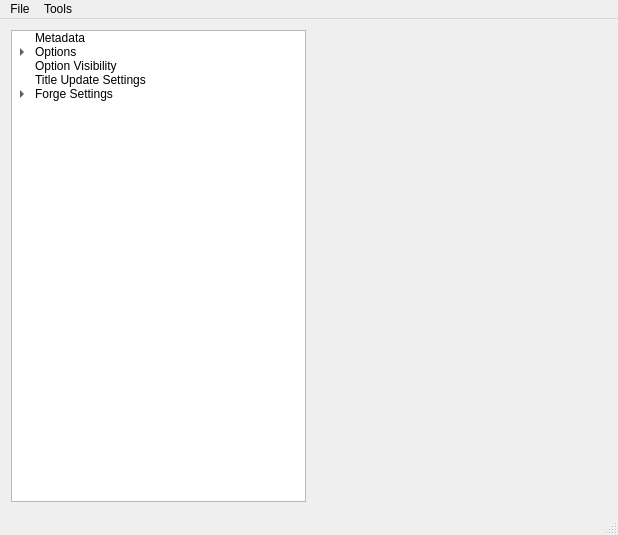
<?xml version="1.0" encoding="UTF-8"?>
<ui version="4.0">
 <class>ReachVariantToolClass</class>
 <widget class="QMainWindow" name="ReachVariantToolClass">
  <property name="geometry">
   <rect>
    <x>0</x>
    <y>0</y>
    <width>618</width>
    <height>535</height>
   </rect>
  </property>
  <property name="windowTitle">
   <string>ReachVariantTool</string>
  </property>
  <property name="unifiedTitleAndToolBarOnMac">
   <bool>false</bool>
  </property>
  <widget class="QWidget" name="centralWidget">
   <layout class="QHBoxLayout" name="horizontalLayout_2">
    <item>
     <widget class="QTreeWidget" name="MainTreeview">
      <property name="editTriggers">
       <set>QAbstractItemView::NoEditTriggers</set>
      </property>
      <property name="tabKeyNavigation">
       <bool>false</bool>
      </property>
      <property name="showDropIndicator" stdset="0">
       <bool>false</bool>
      </property>
      <property name="dragDropMode">
       <enum>QAbstractItemView::NoDragDrop</enum>
      </property>
      <property name="alternatingRowColors">
       <bool>false</bool>
      </property>
      <attribute name="headerVisible">
       <bool>false</bool>
      </attribute>
      <column>
       <property name="text">
        <string>Navigation</string>
       </property>
       <property name="font">
        <font>
         <weight>75</weight>
         <bold>true</bold>
        </font>
       </property>
      </column>
      <item>
       <property name="text">
        <string comment="MainTreeview" extracomment="metadata">Metadata</string>
       </property>
       <property name="flags">
        <set>ItemIsSelectable|ItemIsEnabled</set>
       </property>
      </item>
      <item>
       <property name="text">
        <string comment="MainTreeview">Options</string>
       </property>
       <property name="flags">
        <set>ItemIsSelectable|ItemIsEnabled</set>
       </property>
       <item>
        <property name="text">
         <string comment="MainTreeview" extracomment="options-general">General Settings</string>
        </property>
        <property name="flags">
         <set>ItemIsSelectable|ItemIsEnabled</set>
        </property>
       </item>
       <item>
        <property name="text">
         <string comment="MainTreeview" extracomment="options-respawn">Respawn Settings</string>
        </property>
        <property name="flags">
         <set>ItemIsSelectable|ItemIsEnabled</set>
        </property>
        <item>
         <property name="text">
          <string>Respawn Traits</string>
         </property>
        </item>
       </item>
       <item>
        <property name="text">
         <string comment="MainTreeview" extracomment="options-social">Social Settings</string>
        </property>
        <property name="flags">
         <set>ItemIsSelectable|ItemIsEnabled</set>
        </property>
       </item>
       <item>
        <property name="text">
         <string comment="MainTreeview" extracomment="options-map">Map and Game Settings</string>
        </property>
        <property name="flags">
         <set>ItemIsSelectable|ItemIsEnabled</set>
        </property>
        <item>
         <property name="text">
          <string>Base Player Traits</string>
         </property>
        </item>
        <item>
         <property name="text">
          <string>Red Powerup Traits</string>
         </property>
         <property name="toolTip">
          <string>Control the player traits applied by the Overshield powerup.</string>
         </property>
        </item>
        <item>
         <property name="text">
          <string>Blue Powerup Traits</string>
         </property>
         <property name="toolTip">
          <string>Control the player traits applied by the Active Camo powerup.</string>
         </property>
        </item>
        <item>
         <property name="text">
          <string>Custom Powerup Traits</string>
         </property>
        </item>
       </item>
       <item>
        <property name="text">
         <string comment="MainTreeview" extracomment="options-team">Team Settings</string>
        </property>
        <property name="flags">
         <set>ItemIsSelectable|ItemIsEnabled</set>
        </property>
       </item>
       <item>
        <property name="text">
         <string comment="MainTreeview" extracomment="options-loadout">Loadout Settings</string>
        </property>
        <property name="flags">
         <set>ItemIsSelectable|ItemIsEnabled</set>
        </property>
        <item>
         <property name="text">
          <string>Spartan Tier 1</string>
         </property>
        </item>
        <item>
         <property name="text">
          <string>Spartan Tier 2</string>
         </property>
        </item>
        <item>
         <property name="text">
          <string>Spartan Tier 3</string>
         </property>
        </item>
        <item>
         <property name="text">
          <string>Elite Tier 1</string>
         </property>
        </item>
        <item>
         <property name="text">
          <string>Elite Tier 2</string>
         </property>
        </item>
        <item>
         <property name="text">
          <string>Elite Tier 3</string>
         </property>
        </item>
       </item>
       <item>
        <property name="text">
         <string comment="MainTreeview" extracomment="options-script">Script-Specific Options</string>
        </property>
        <property name="flags">
         <set>ItemIsSelectable|ItemIsEnabled</set>
        </property>
       </item>
      </item>
      <item>
       <property name="text">
        <string comment="MainTreeview">Option Visibility</string>
       </property>
       <property name="toolTip">
        <string>Control which options are visible and enabled in the in-game menus.</string>
       </property>
      </item>
      <item>
       <property name="text">
        <string comment="MainTreeview">Title Update Settings</string>
       </property>
       <property name="toolTip">
        <string>Modify developer-only settings added as part of Title Update 1, including bloom, armor ability configuration, and pistol settings.</string>
       </property>
      </item>
      <item>
       <property name="text">
        <string comment="MainTreeview">Forge Settings</string>
       </property>
       <item>
        <property name="text">
         <string comment="MainTreeview">Editor Traits</string>
        </property>
       </item>
      </item>
     </widget>
    </item>
    <item>
     <widget class="QStackedWidget" name="MainContentView">
      <property name="currentIndex">
       <number>0</number>
      </property>
      <widget class="QWidget" name="PageGameVariantHeader">
       <layout class="QGridLayout" name="gridLayout">
        <item row="0" column="0">
         <widget class="PageMPMetadata" name="pageContentMetadata" native="true"/>
        </item>
       </layout>
      </widget>
      <widget class="QWidget" name="PageOptionsGeneral">
       <layout class="QGridLayout" name="gridLayout_2">
        <item row="0" column="0">
         <widget class="PageMPSettingsGeneral" name="pageContentGeneral" native="true"/>
        </item>
       </layout>
      </widget>
      <widget class="QWidget" name="PageOptionsRespawn">
       <layout class="QGridLayout" name="gridLayout_3">
        <item row="13" column="0">
         <widget class="PageMPSettingsRespawn" name="pageContentRespawn" native="true"/>
        </item>
       </layout>
      </widget>
      <widget class="QWidget" name="PageOptionsSocial">
       <layout class="QGridLayout" name="gridLayout_4">
        <item row="8" column="0">
         <widget class="PageMPSettingsSocial" name="pageContentSocial" native="true"/>
        </item>
       </layout>
      </widget>
      <widget class="QWidget" name="PageOptionsMap">
       <layout class="QGridLayout" name="gridLayout_5">
        <item row="12" column="0">
         <widget class="PageMPSettingsMapAndGame" name="pageContentMap" native="true"/>
        </item>
       </layout>
      </widget>
      <widget class="QWidget" name="PageOptionsTeam">
       <layout class="QGridLayout" name="gridLayout_6">
        <item row="3" column="0">
         <widget class="PageMPSettingsTeamOverall" name="pageContentTeam" native="true"/>
        </item>
       </layout>
      </widget>
      <widget class="QWidget" name="PageOptionsLoadout">
       <layout class="QGridLayout" name="gridLayout_7">
        <item row="3" column="0">
         <widget class="PageMPSettingsLoadoutsOverall" name="pageContentLoadout" native="true"/>
        </item>
       </layout>
      </widget>
      <widget class="QWidget" name="PageOptionsScripted"/>
      <widget class="QWidget" name="PageEditPlayerTraits">
       <layout class="QGridLayout" name="gridLayout_9">
        <property name="topMargin">
         <number>0</number>
        </property>
        <property name="bottomMargin">
         <number>0</number>
        </property>
        <item row="0" column="0">
         <widget class="PagePlayerTraits" name="pageContentPlayerTraits" native="true"/>
        </item>
       </layout>
      </widget>
      <widget class="QWidget" name="PageSpecificTeamConfig">
       <layout class="QGridLayout" name="gridLayout_21">
        <item row="0" column="0">
         <widget class="PageMPSettingsTeamSpecific" name="pageContentTeamConfig" native="true"/>
        </item>
       </layout>
      </widget>
      <widget class="QWidget" name="PageLoadoutPalette">
       <layout class="QGridLayout" name="gridLayout_15">
        <item row="0" column="0">
         <widget class="QToolBox" name="toolBox">
          <property name="frameShadow">
           <enum>QFrame::Plain</enum>
          </property>
          <property name="currentIndex">
           <number>0</number>
          </property>
          <widget class="QWidget" name="loadout1">
           <property name="geometry">
            <rect>
             <x>0</x>
             <y>0</y>
             <width>65</width>
             <height>16</height>
            </rect>
           </property>
           <attribute name="label">
            <string>Loadout 1</string>
           </attribute>
           <layout class="QGridLayout" name="gridLayout_16">
            <property name="leftMargin">
             <number>0</number>
            </property>
            <property name="topMargin">
             <number>0</number>
            </property>
            <property name="rightMargin">
             <number>0</number>
            </property>
            <property name="bottomMargin">
             <number>0</number>
            </property>
            <item row="0" column="0">
             <widget class="LoadoutForm" name="loadout1Content" native="true">
              <property name="loadoutIndex" stdset="0">
               <UInt>0</UInt>
              </property>
             </widget>
            </item>
           </layout>
          </widget>
          <widget class="QWidget" name="loadout2">
           <property name="geometry">
            <rect>
             <x>0</x>
             <y>0</y>
             <width>100</width>
             <height>30</height>
            </rect>
           </property>
           <attribute name="label">
            <string>Loadout 2</string>
           </attribute>
           <layout class="QGridLayout" name="gridLayout_17">
            <property name="leftMargin">
             <number>0</number>
            </property>
            <property name="topMargin">
             <number>0</number>
            </property>
            <property name="rightMargin">
             <number>0</number>
            </property>
            <property name="bottomMargin">
             <number>0</number>
            </property>
            <item row="0" column="0">
             <widget class="LoadoutForm" name="loadout2Content" native="true">
              <property name="loadoutIndex" stdset="0">
               <UInt>1</UInt>
              </property>
             </widget>
            </item>
           </layout>
          </widget>
          <widget class="QWidget" name="loadout3">
           <property name="geometry">
            <rect>
             <x>0</x>
             <y>0</y>
             <width>100</width>
             <height>30</height>
            </rect>
           </property>
           <attribute name="label">
            <string>Loadout 3</string>
           </attribute>
           <layout class="QGridLayout" name="gridLayout_18">
            <property name="leftMargin">
             <number>0</number>
            </property>
            <property name="topMargin">
             <number>0</number>
            </property>
            <property name="rightMargin">
             <number>0</number>
            </property>
            <property name="bottomMargin">
             <number>0</number>
            </property>
            <item row="0" column="0">
             <widget class="LoadoutForm" name="loadout3Content" native="true">
              <property name="loadoutIndex" stdset="0">
               <UInt>2</UInt>
              </property>
             </widget>
            </item>
           </layout>
          </widget>
          <widget class="QWidget" name="loadout4">
           <property name="geometry">
            <rect>
             <x>0</x>
             <y>0</y>
             <width>100</width>
             <height>30</height>
            </rect>
           </property>
           <attribute name="label">
            <string>Loadout 4</string>
           </attribute>
           <layout class="QGridLayout" name="gridLayout_19">
            <property name="leftMargin">
             <number>0</number>
            </property>
            <property name="topMargin">
             <number>0</number>
            </property>
            <property name="rightMargin">
             <number>0</number>
            </property>
            <property name="bottomMargin">
             <number>0</number>
            </property>
            <item row="0" column="0">
             <widget class="LoadoutForm" name="loadout4Content" native="true">
              <property name="loadoutIndex" stdset="0">
               <UInt>3</UInt>
              </property>
             </widget>
            </item>
           </layout>
          </widget>
          <widget class="QWidget" name="loadout5">
           <property name="geometry">
            <rect>
             <x>0</x>
             <y>0</y>
             <width>100</width>
             <height>30</height>
            </rect>
           </property>
           <attribute name="label">
            <string>Loadout 5</string>
           </attribute>
           <layout class="QGridLayout" name="gridLayout_20">
            <property name="leftMargin">
             <number>0</number>
            </property>
            <property name="topMargin">
             <number>0</number>
            </property>
            <property name="rightMargin">
             <number>0</number>
            </property>
            <property name="bottomMargin">
             <number>0</number>
            </property>
            <item row="0" column="0">
             <widget class="LoadoutForm" name="loadout5Content" native="true">
              <property name="loadoutIndex" stdset="0">
               <UInt>4</UInt>
              </property>
             </widget>
            </item>
           </layout>
          </widget>
         </widget>
        </item>
        <item row="1" column="0">
         <spacer name="verticalSpacer_14">
          <property name="orientation">
           <enum>Qt::Vertical</enum>
          </property>
          <property name="sizeHint" stdset="0">
           <size>
            <width>20</width>
            <height>0</height>
           </size>
          </property>
         </spacer>
        </item>
       </layout>
      </widget>
      <widget class="QWidget" name="PageOptionToggles">
       <layout class="QVBoxLayout" name="verticalLayout">
        <property name="bottomMargin">
         <number>0</number>
        </property>
        <item>
         <widget class="QLabel" name="label_67">
          <property name="text">
           <string>Scripted Options</string>
          </property>
         </widget>
        </item>
        <item>
         <widget class="MegaloOptionToggleTree" name="optionTogglesScripted">
          <property name="sizePolicy">
           <sizepolicy hsizetype="Expanding" vsizetype="Expanding">
            <horstretch>0</horstretch>
            <verstretch>1</verstretch>
           </sizepolicy>
          </property>
         </widget>
        </item>
        <item>
         <widget class="QLabel" name="label_68">
          <property name="text">
           <string>Engine Options</string>
          </property>
         </widget>
        </item>
        <item>
         <widget class="EngineOptionToggleTree" name="optionTogglesEngine">
          <property name="sizePolicy">
           <sizepolicy hsizetype="Expanding" vsizetype="Expanding">
            <horstretch>0</horstretch>
            <verstretch>2</verstretch>
           </sizepolicy>
          </property>
         </widget>
        </item>
       </layout>
      </widget>
      <widget class="QWidget" name="PageTitleUpdateConfig">
       <layout class="QGridLayout" name="gridLayout_8">
        <item row="0" column="0">
         <widget class="PageMPTU1Config" name="pageContentTU1" native="true"/>
        </item>
       </layout>
      </widget>
      <widget class="QWidget" name="PageForge">
       <layout class="QGridLayout" name="gridLayout_22">
        <item row="0" column="0">
         <widget class="PageForgeSettingsGeneral" name="pageContentForgeGeneral" native="true"/>
        </item>
       </layout>
      </widget>
     </widget>
    </item>
   </layout>
  </widget>
  <widget class="QMenuBar" name="menuBar">
   <property name="geometry">
    <rect>
     <x>0</x>
     <y>0</y>
     <width>618</width>
     <height>21</height>
    </rect>
   </property>
   <widget class="QMenu" name="menuFile">
    <property name="title">
     <string>File</string>
    </property>
    <addaction name="actionOpen"/>
    <addaction name="actionSave"/>
    <addaction name="actionSaveAs"/>
    <addaction name="actionExit"/>
   </widget>
   <widget class="QMenu" name="menuTools">
    <property name="title">
     <string>Tools</string>
    </property>
    <addaction name="actionOptions"/>
    <addaction name="actionDebugbreak"/>
   </widget>
   <addaction name="menuFile"/>
   <addaction name="menuTools"/>
  </widget>
  <widget class="QStatusBar" name="statusBar"/>
  <action name="actionOpen">
   <property name="text">
    <string>Open...</string>
   </property>
   <property name="shortcut">
    <string>O</string>
   </property>
  </action>
  <action name="actionSave">
   <property name="text">
    <string>Save</string>
   </property>
   <property name="shortcut">
    <string>Ctrl+S</string>
   </property>
  </action>
  <action name="actionSaveAs">
   <property name="text">
    <string>Save As...</string>
   </property>
   <property name="shortcut">
    <string>A</string>
   </property>
  </action>
  <action name="actionExit">
   <property name="text">
    <string>Exit</string>
   </property>
  </action>
  <action name="actionOptions">
   <property name="text">
    <string>Options...</string>
   </property>
  </action>
  <action name="actionDebugbreak">
   <property name="text">
    <string>Debugbreak on Variant Data</string>
   </property>
  </action>
  <action name="actionAbout">
   <property name="text">
    <string>About</string>
   </property>
  </action>
 </widget>
 <layoutdefault spacing="6" margin="11"/>
 <customwidgets>
  <customwidget>
   <class>EngineOptionToggleTree</class>
   <extends>QTreeView</extends>
   <header>ui/generic/OptionToggleTable.h</header>
  </customwidget>
  <customwidget>
   <class>LoadoutForm</class>
   <extends>QWidget</extends>
   <header>ui/LoadoutForm.h</header>
   <container>1</container>
  </customwidget>
  <customwidget>
   <class>MegaloOptionToggleTree</class>
   <extends>QTreeView</extends>
   <header>ui/generic/OptionToggleTable.h</header>
  </customwidget>
  <customwidget>
   <class>PageMPSettingsGeneral</class>
   <extends>QWidget</extends>
   <header>ui/main_window/page_multiplayer_settings_general.h</header>
   <container>1</container>
  </customwidget>
  <customwidget>
   <class>PageMPSettingsRespawn</class>
   <extends>QWidget</extends>
   <header>ui/main_window/page_multiplayer_settings_respawn.h</header>
   <container>1</container>
  </customwidget>
  <customwidget>
   <class>PageMPSettingsSocial</class>
   <extends>QWidget</extends>
   <header>ui/main_window/page_multiplayer_settings_social.h</header>
   <container>1</container>
  </customwidget>
  <customwidget>
   <class>PageMPSettingsMapAndGame</class>
   <extends>QWidget</extends>
   <header>ui/main_window/page_multiplayer_settings_map.h</header>
   <container>1</container>
  </customwidget>
  <customwidget>
   <class>PageMPSettingsTeamOverall</class>
   <extends>QWidget</extends>
   <header>ui/main_window/page_multiplayer_settings_team.h</header>
   <container>1</container>
  </customwidget>
  <customwidget>
   <class>PageMPSettingsLoadoutsOverall</class>
   <extends>QWidget</extends>
   <header>ui/main_window/page_multiplayer_settings_loadout.h</header>
   <container>1</container>
  </customwidget>
  <customwidget>
   <class>PagePlayerTraits</class>
   <extends>QWidget</extends>
   <header>ui/main_window/page_player_traits.h</header>
   <container>1</container>
  </customwidget>
  <customwidget>
   <class>PageMPTU1Config</class>
   <extends>QWidget</extends>
   <header>ui/main_window/page_multiplayer_title_update_1.h</header>
   <container>1</container>
  </customwidget>
  <customwidget>
   <class>PageForgeSettingsGeneral</class>
   <extends>QWidget</extends>
   <header>ui/main_window/page_forge_settings_general.h</header>
   <container>1</container>
  </customwidget>
  <customwidget>
   <class>PageMPSettingsTeamSpecific</class>
   <extends>QWidget</extends>
   <header>ui/main_window/page_multiplayer_settings_team_specific.h</header>
   <container>1</container>
  </customwidget>
  <customwidget>
   <class>PageMPMetadata</class>
   <extends>QWidget</extends>
   <header>ui/main_window/page_multiplayer_metadata.h</header>
   <container>1</container>
  </customwidget>
 </customwidgets>
 <tabstops>
  <tabstop>MainTreeview</tabstop>
  <tabstop>optionTogglesScripted</tabstop>
  <tabstop>optionTogglesEngine</tabstop>
 </tabstops>
 <resources>
  <include location="ReachVariantTool.qrc"/>
 </resources>
 <connections/>
</ui>
